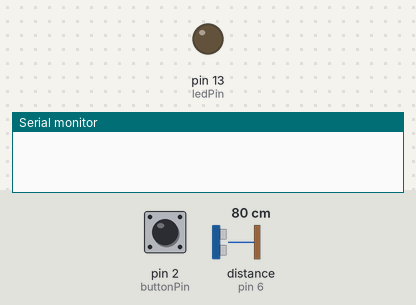
A sketch run on a simulated Arduino Uno, built with avr-gcc and run on an emulated ATmega328P. On the bench: output pins drawn as LEDs (lit = HIGH), the last lines printed to the serial monitor. The test bench sets the inputs (shaded band); at power-on: pin 2 (buttonPin) HIGH, distance to the obstacle (sensor on pin 6) 80 cm. The echo pulse lasts 58.3 µs per cm; pins used as bus, display or sensor lines are not drawn.

Above: at 1.2 s.
1.3 s: pin 2 (buttonPin) pulled LOW for 0.15 s
At 1.9 s:
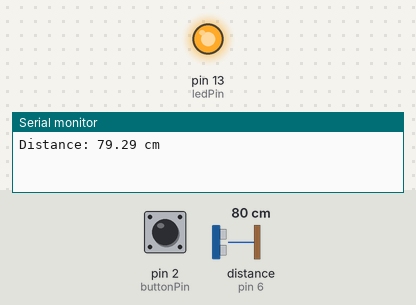
Timing chart, 0 to 4.3 s (numbered marks = the images above; inputs shaded):
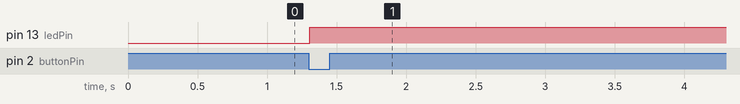

Measured:
- after the input at 1.3 s, pin 13 (ledPin): LOW → HIGH at once

The sketch:

task12P.ino.ino
```cpp
// Define the pins for the ultrasonic sensor and LED
const int trigPin = 7;
const int echoPin = 6;
const int ledPin = 13;
const int buttonPin = 2;

volatile bool buttonPressed = false;

void setup() {
  // Initialize the serial communication
  Serial.begin(9600);

  // Set the pin modes
  pinMode(buttonPin, INPUT_PULLUP);
  pinMode(trigPin, OUTPUT);
  pinMode(echoPin, INPUT);
  pinMode(ledPin, OUTPUT);

  // Attach the interrupt to the button pin, triggering on a falling edge (button press)
  attachInterrupt(digitalPinToInterrupt(buttonPin), buttonISR, FALLING);
}

void loop() {
  if (buttonPressed) {
    buttonPressed = false; // Reset the flag

    // Send a 10 microsecond pulse to trigger the sensor
    digitalWrite(trigPin, LOW);
    delayMicroseconds(2);
    digitalWrite(trigPin, HIGH);
    delayMicroseconds(10);
    digitalWrite(trigPin, LOW);

    // Read the echo pin and calculate the distance
    long duration = pulseIn(echoPin, HIGH);
    float distance = duration * 0.034 / 2;

    // Print the distance to the serial monitor
    Serial.print("Distance: ");
    Serial.print(distance);
    Serial.println(" cm");

    // Turn on the LED if the distance is less than 1 meter (100 cm)
    if (distance < 100) {
      digitalWrite(ledPin, HIGH);
    } else {
      digitalWrite(ledPin, LOW);
    }
  }
}

// Interrupt service routine for the button press
void buttonISR() {
  buttonPressed = true;
}
```
